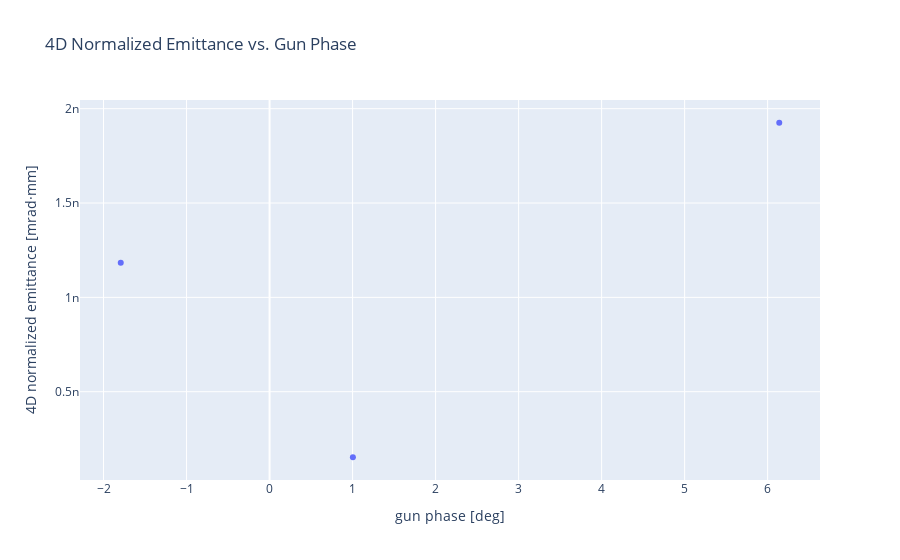

The notebook cell saved with this chart:
### Markdown cell above
# Optional: Inspect Feature Table
Some examples on how to inspect the feature table.

Here, the simulation with the lowest projected normalized transversal emittance is highlighted.

### Code cell
px.scatter(
    features,
    x="gun_phase",
    y="simulation.output.particles_statistics.norm_emit_4d-final",
    title="4D Normalized Emittance vs. Gun Phase",
    labels={
        "gun_phase": "gun phase [deg]",
        "simulation.output.particles_statistics.norm_emit_4d-final": "4D normalized emittance [mrad·mm]",
    },
)

### Figure 1 — Plotly figure (JSON) as saved in the notebook; plotly's stock layout.template omitted (floating-point values rounded to 4 significant figures)
{"data": [{"hovertemplate": "gun phase [deg]=%{x}<br>4D normalized emittance [mrad·mm]=%{y}<extra></extra>", "legendgroup": "", "marker": {"color": "#636efa", "symbol": "circle"}, "mode": "markers", "name": "", "orientation": "v", "showlegend": false, "type": "scatter", "x": [-1.793, 6.14, 1.004], "xaxis": "x", "y": [1.184e-09, 1.925e-09, 1.527e-10], "yaxis": "y"}], "layout": {"legend": {"tracegroupgap": 0}, "title": {"text": "4D Normalized Emittance vs. Gun Phase"}, "xaxis": {"anchor": "y", "domain": [0, 1], "title": {"text": "gun phase [deg]"}}, "yaxis": {"anchor": "x", "domain": [0, 1], "title": {"text": "4D normalized emittance [mrad·mm]"}}}}
